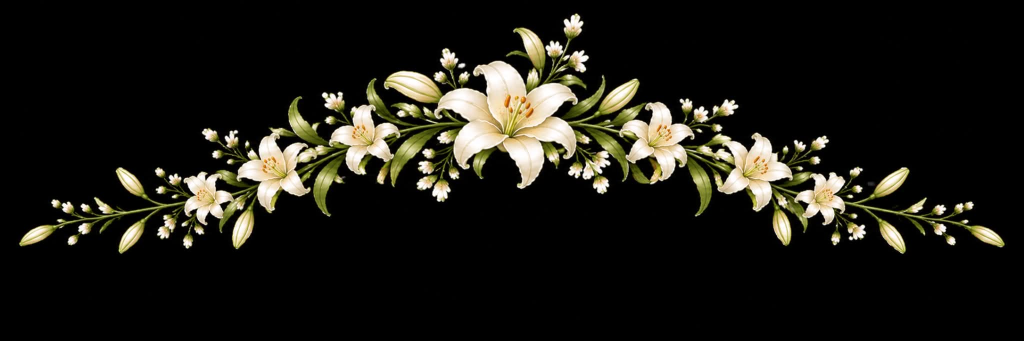
#> input picture .docs/planning-artifacts/ux/egne-bilder/09-FlowersTop.jpg, 2048 x 682 px (shown at 1/2 size)
$ python cutout-liljer-blonde.py ../../../ux/egne-bilder/09-FlowersTop.jpg ../mockups/lilje-topp.png 760
#> lines starting #> are read from the running program, lines starting #| are printed output that depends on the picture; after the words box and inside, x2 and y2 are one past the last pixel; in counts of white or black regions, pixels touching at a corner belong together
"""Cut Rikke's lilies (21-FlowersTop/Bottom) and lace frame (23-Frame) out of their black backgrounds.

Transparency comes from brightness: the brightest channel from 14 to 70 ramps from clear to solid, and the
dark edge is un-mixed (colour divided by alpha), so no black fringe remains. Isolated JPEG specks are dropped.
With a colour argument (hex, no '#') the image is recoloured to that colour and its alpha is taken from
brightness 20 to 200, which suits the one-colour lace frame.

Usage (from this folder):
  python cutout-liljer-blonde.py ../../../ux/egne-bilder/09-FlowersTop.jpg    ../mockups/lilje-topp.png 760
  python cutout-liljer-blonde.py ../../../ux/egne-bilder/10-FlowersBottom.jpg ../mockups/lilje-bunn.png 760
  python cutout-liljer-blonde.py ../../../ux/egne-bilder/11-Frame.jpg         ../mockups/blonde.png 320 EBE4D5
"""
import sys

import numpy as np
from PIL import Image
from scipy import ndimage as nd


def main(src, out, width, recolor=''):
#> called with out = '../mockups/lilje-topp.png', width = 760, recolor = ''
    a = np.asarray(Image.open(src).convert('RGB')).astype(float)
    mx = a.max(2)
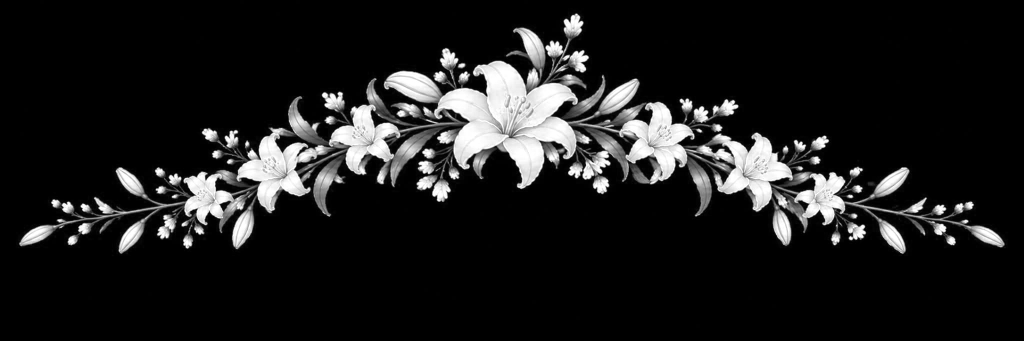
#> mx: shape (682, 2048) float64 (shown at 1/2 size); min 0, max 255, mean 29.2
    core = mx > 40
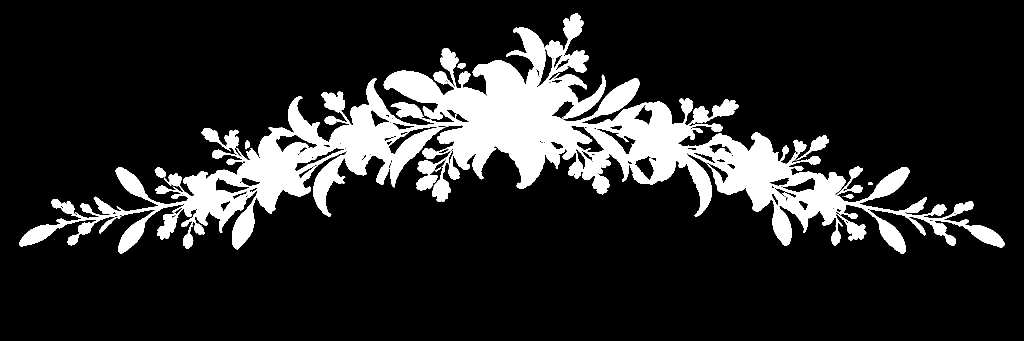
#> core: shape (682, 2048) bool (shown at 1/2 size); 15.3% white; 13 white regions (3 under 20 px), largest, box (x1, y1, x2, y2) and area: (38, 26, 2010, 508) 210903, (833, 350, 875, 381) 884, (1591, 271, 1658, 322) 858
    lab, n = nd.label(core)
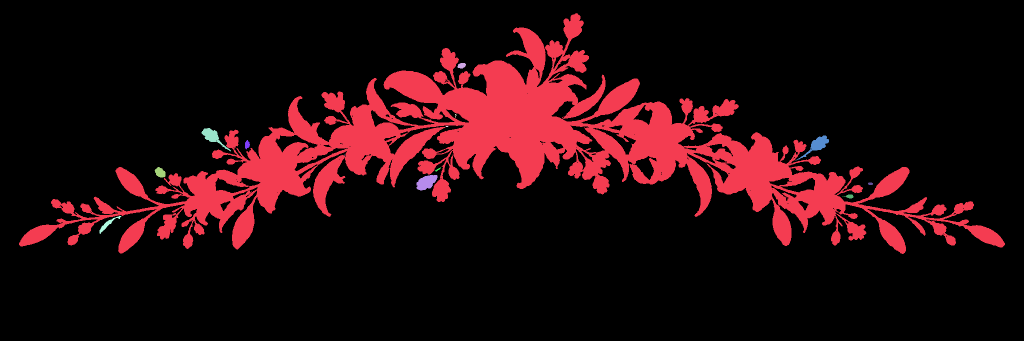
#> lab: shape (682, 2048) int32 (shown at 1/2 size); 19 distinct labels, from 0 to 18; one colour per label, 0 black
#> n = 18
    sizes = nd.sum(core, lab, range(1, n + 1))
#> sizes = 18 values, max 210106 at index 0, min 1 at index 8, mean 11875
    big = np.isin(lab, [i + 1 for i, s in enumerate(sizes) if s > 25])
#> big: shape (682, 2048) bool; 15.3% white; 10 white regions, largest, box (x1, y1, x2, y2) and area: (38, 26, 2010, 508) 210891, (833, 350, 875, 381) 884, (1593, 271, 1658, 320) 856
    near = nd.binary_dilation(big, iterations=4)
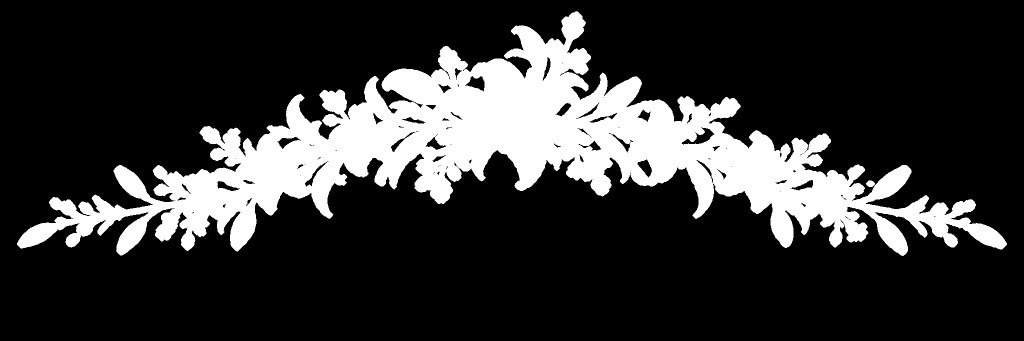
#> near: shape (682, 2048) bool (shown at 1/2 size); 20.4% white; 2 white regions, box (x1, y1, x2, y2) and area: (34, 22, 2014, 512) 284359, (1732, 361, 1750, 374) 172
    if recolor:
        c = tuple(int(recolor[i:i + 2], 16) for i in (0, 2, 4))
        rgb = np.empty_like(a)
        rgb[...] = c
        alpha = np.clip((mx - 20) / (200 - 20), 0, 1) * near
    else:
        alpha = np.clip((mx - 14) / (70 - 14), 0, 1) * near
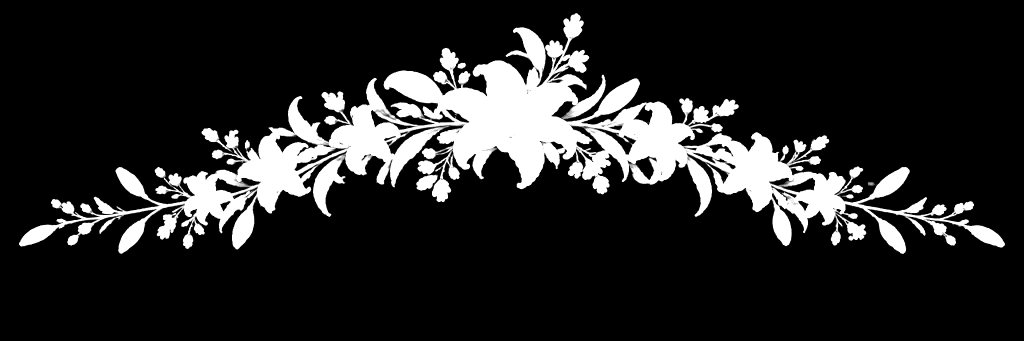
#> alpha: shape (682, 2048) float64 (shown at 1/2 size); min 0, max 1, mean 0.153
        rgb = np.where(alpha[..., None] > 0, np.clip(a / np.maximum(alpha, 1e-3)[..., None], 0, 255), 0)
    im = Image.fromarray(np.dstack([rgb, alpha * 255]).astype(np.uint8), 'RGBA')
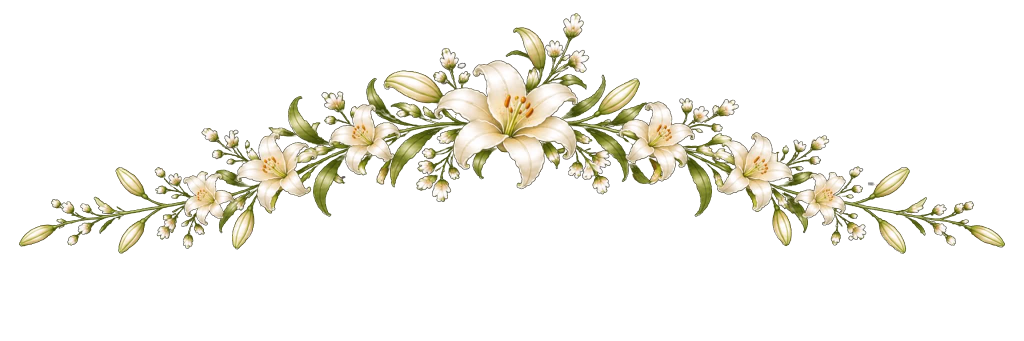
#> im: PIL image 2048x682 RGBA (shown at 1/2 size); mean R, G, B, A 30.4, 29.1, 21.3, 38.9; transparent parts drawn white
    im = im.crop(im.getbbox())
#> im: PIL image 1973x482 RGBA
    im = im.resize((width, round(width * im.height / im.width)), Image.LANCZOS)
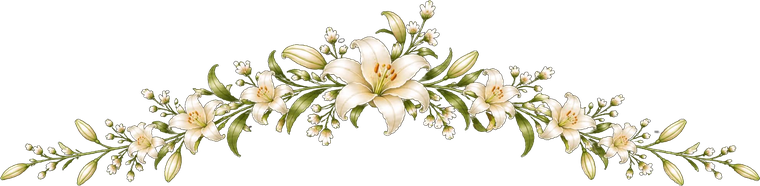
#> im: PIL image 760x186 RGBA; mean R, G, B, A 48.7, 46.9, 34.6, 57.1; transparent parts drawn white
    im.save(out, optimize=True)
    print(out, im.size)
#| ../mockups/lilje-topp.png (760, 186)


if __name__ == '__main__':
    main(sys.argv[1], sys.argv[2], int(sys.argv[3]), sys.argv[4] if len(sys.argv) > 4 else '')

$ run again, with .docs/planning-artifacts/ux/egne-bilder/10-FlowersBottom.jpg copied over .docs/planning-artifacts/ux/egne-bilder/09-FlowersTop.jpg
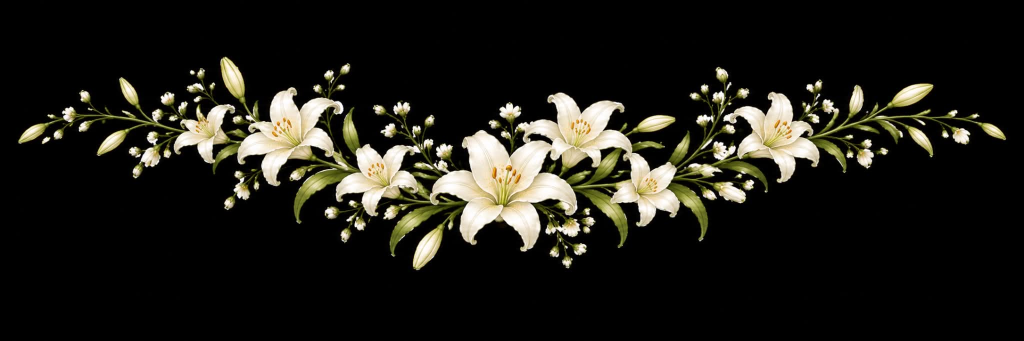
#> input picture .docs/planning-artifacts/ux/egne-bilder/10-FlowersBottom.jpg, 2048 x 682 px (shown at 1/2 size)
#> core: shape (682, 2048) bool; 16.2% white; 35 white regions (16 under 20 px), largest, box (x1, y1, x2, y2) and area: (36, 113, 2013, 541) 221166, (448, 341, 510, 420) 1765, (1160, 433, 1191, 467) 581
#> in main, `lab, n = nd.label(core)`:
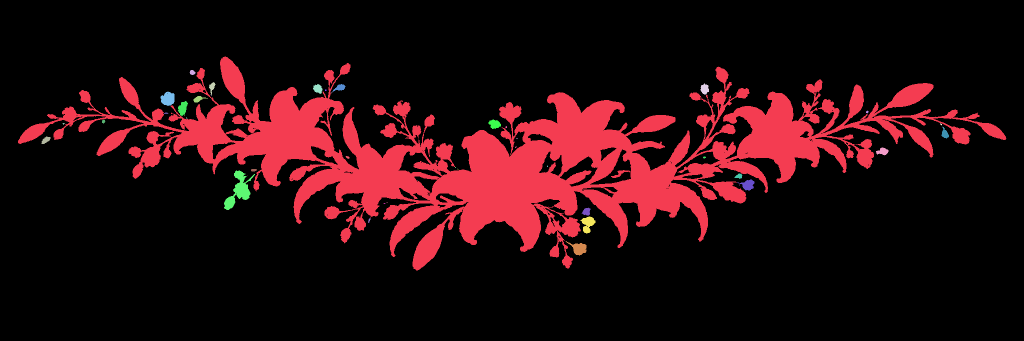
#> lab: shape (682, 2048) int32 (shown at 1/2 size); 48 distinct labels, from 0 to 47; one colour per label, 0 black
#> n = 47
#> sizes = 47 values, max 219663 at index 0, min 1 at index 25, mean 4823.1
#> big: shape (682, 2048) bool; 16.2% white; 18 white regions, largest, box (x1, y1, x2, y2) and area: (36, 113, 2013, 541) 221130, (448, 341, 510, 420) 1765, (1160, 433, 1191, 467) 581
#> near: shape (682, 2048) bool; 21.9% white; 1 white region, box (x1, y1, x2, y2) and area: (32, 109, 2017, 545) 306549
#> in main, `im = im.resize((width, round(width * im.height / im.width)), Image.LAN..`:
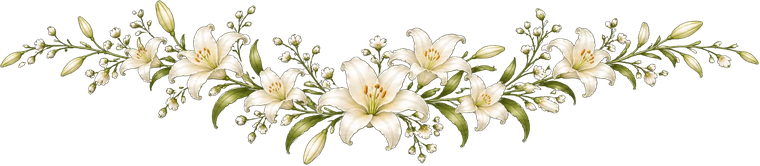
#> im: PIL image 760x166 RGBA; mean R, G, B, A 59.6, 57.8, 44.4, 67.4; transparent parts drawn white
#| ../mockups/lilje-topp.png (760, 166)

$ run again, with .docs/planning-artifacts/ux-designs/ux-aill-handle-it-2026-11-10/mockups/lilje-bunn.png saved as .docs/planning-artifacts/ux/egne-bilder/09-FlowersTop.jpg
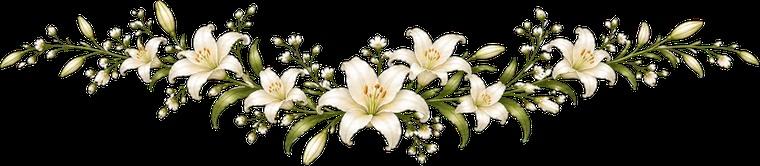
#> input picture .docs/planning-artifacts/ux-designs/ux-aill-handle-it-2026-11-10/mockups/lilje-bunn.png, 760 x 166 px
#> core: shape (166, 760) bool; 33.9% white; 259 white regions (258 under 20 px), largest, box (x1, y1, x2, y2) and area: (0, 0, 760, 166) 42164
#> in main, `lab, n = nd.label(core)`:
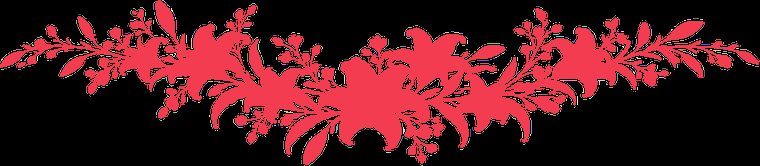
#> lab: shape (166, 760) int32; 1504 distinct labels, from 0 to 1503; one colour per label, 0 black
#> n = 1503
#> sizes = 1503 values, max 39836 at index 0, min 1 at index 2, mean 28.48
#> big: shape (166, 760) bool; 31.6% white; 1 white region, box (x1, y1, x2, y2) and area: (0, 0, 760, 165) 39836
#> near: shape (166, 760) bool; 47.7% white; 1 white region, box (x1, y1, x2, y2) and area: (0, 0, 760, 166) 60143
#> in main, `im = Image.fromarray(np.dstack([rgb, alpha * 255]).astype(np.uint8), '..`:
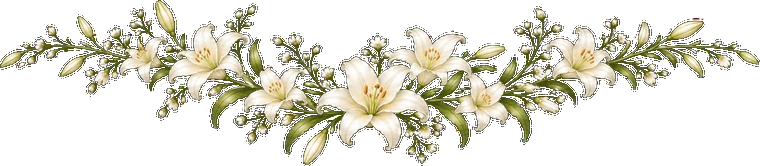
#> im: PIL image 760x166 RGBA; mean R, G, B, A 60.1, 58.3, 46.1, 86.2; transparent parts drawn white
#| ../mockups/lilje-topp.png (760, 166)

$ run again, with .docs/planning-artifacts/ux/egne-bilder/11-Frame.jpg copied over .docs/planning-artifacts/ux/egne-bilder/09-FlowersTop.jpg
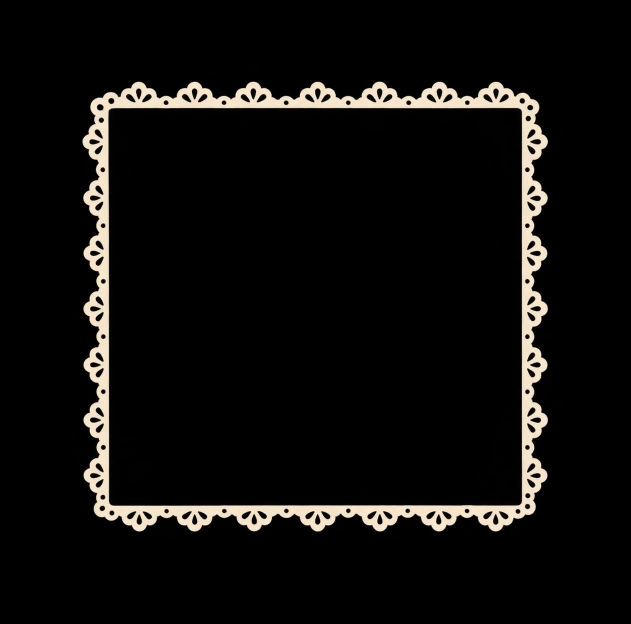
#> input picture .docs/planning-artifacts/ux/egne-bilder/11-Frame.jpg, 1261 x 1247 px (shown at 1/2 size)
#> core: shape (1247, 1261) bool; 6.8% white; 1 white region, box (x1, y1, x2, y2) and area: (164, 163, 1096, 1063) 106866
#> n = 1
#> sizes = [106866]
#> near: shape (1247, 1261) bool; 9.4% white; 1 white region, box (x1, y1, x2, y2) and area: (160, 159, 1100, 1067) 147181
#> in main, `im = im.crop(im.getbbox())`:
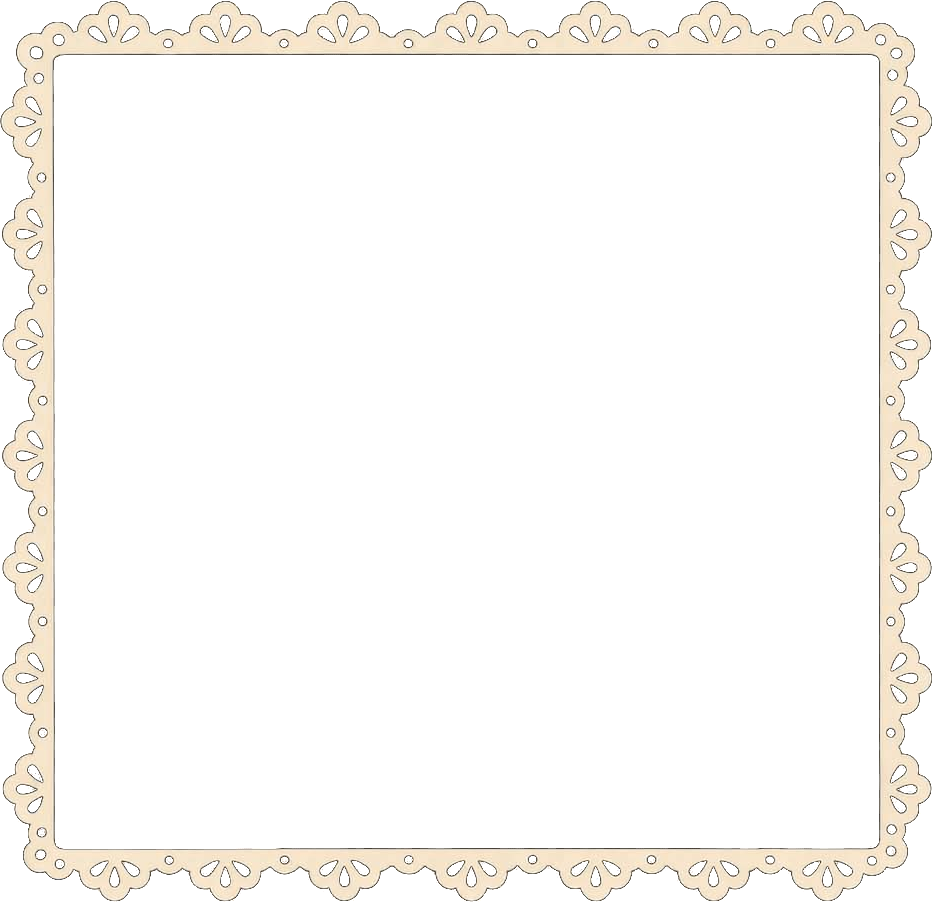
#> im: PIL image 932x902 RGBA; mean R, G, B, A 29.9, 27.9, 24.6, 32.4; transparent parts drawn white
#| ../mockups/lilje-topp.png (760, 736)
